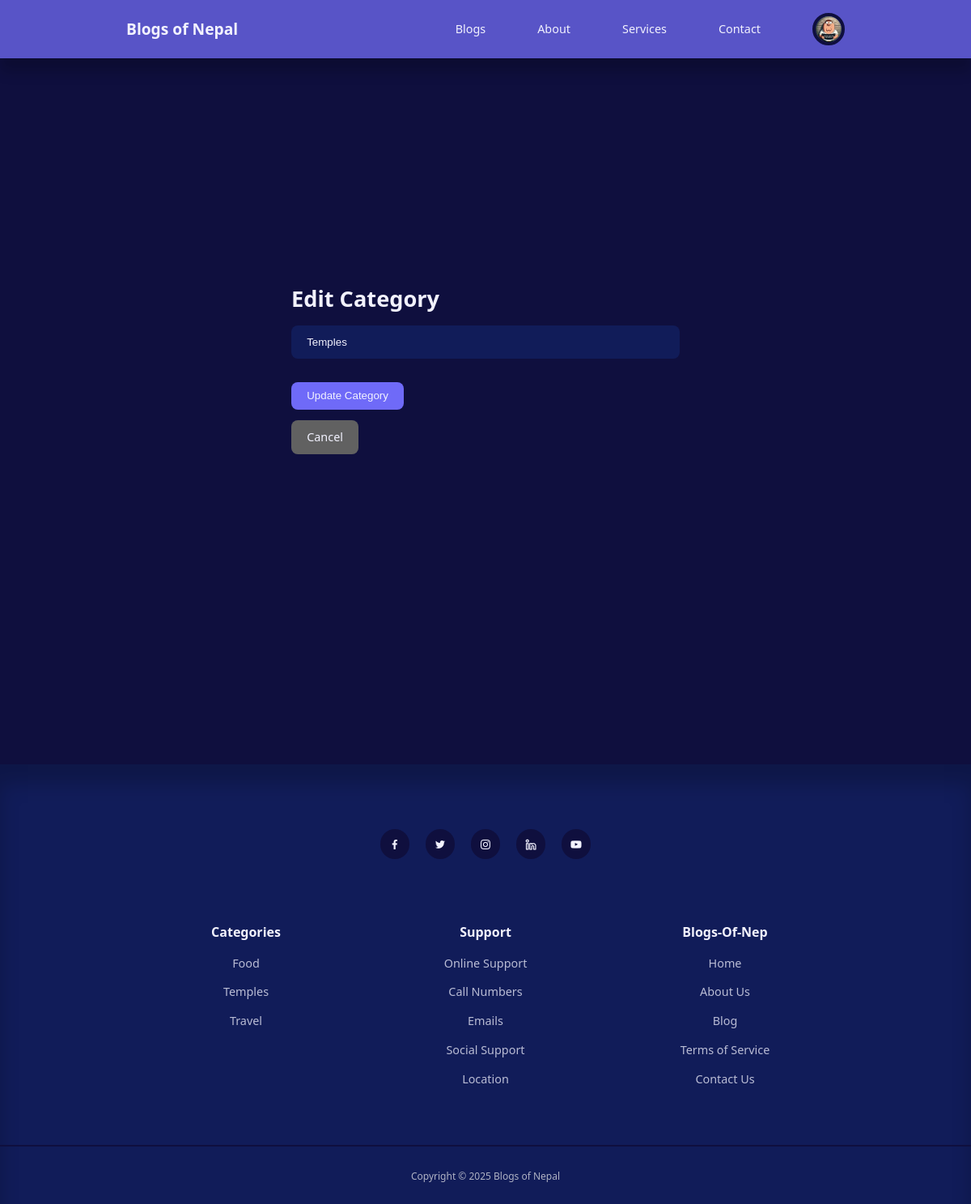
/edit-category.php?id=1 (signed in), run on the app's committed database.
### tables this page shows
CREATE TABLE categories (
    id INT AUTO_INCREMENT PRIMARY KEY,
    name VARCHAR(100) NOT NULL UNIQUE,
    created_at TIMESTAMP DEFAULT CURRENT_TIMESTAMP
);

### includes/functions.php (called while the page is built, shortened)
<?php
function getCategories($conn) {
    $result = $conn->query("SELECT * FROM categories ORDER BY name");
    return $result->fetch_all(MYSQLI_ASSOC);
}
?>

### edit-category.php (the view, shortened to what this page needs)
<?php
require_once 'includes/functions.php';
$category_id = intval($_GET['id']);
$stmt = $conn->prepare("SELECT * FROM categories WHERE id = ?");
$stmt->bind_param("i", $category_id);
$stmt->execute();
$result = $stmt->get_result();
$category = $result->fetch_assoc();
?>
<!DOCTYPE html>
<html lang="en">
<head>
    <link rel="stylesheet" href="./style.css">
    <link rel="stylesheet" href="https://unicons.iconscout.com/release/v4.0.8/css/line.css">
</head>
<body>
    <?php include 'includes/header.php'; ?>
    <section class="form_section">
        <div class="container form_section_container">
            <h2>Edit Category</h2>
            <form action="" method="POST">
                <input type="text" name="name" placeholder="Category Name" required
                       value="<?php echo htmlspecialchars($category['name']); ?>">
                <button type="submit" class="btn">Update Category</button>
                <a href="manage-categories.php" class="btn" style="background: var(--color-gray-700); text-align: center;">Cancel</a>
            </form>
        </div>
    </section>
    <?php include 'includes/footer.php'; ?>
</body>
</html>

### includes/footer.php
<footer>
    <div class="footer_socials">
        <a href="https://facebook.com/" target="_blank"><i class="uil uil-facebook-f"></i></a>
        <a href="https://twitter.com/" target="_blank"><i class="uil uil-twitter"></i></a>
        <a href="https://instagram.com/" target="_blank"><i class="uil uil-instagram"></i></a>
        <a href="https://linkedin.com/" target="_blank"><i class="uil uil-linkedin-alt"></i></a>
        <a href="https://youtube.com/" target="_blank"><i class="uil uil-youtube"></i></a>
    </div>
    <div class="container footer_container">
        <article>
            <h4>Categories</h4>
            <ul>
                <?php
                $categories = getCategories($conn);
                foreach ($categories as $category):
                ?>
                    <li><a href="category.php?id=<?php echo $category['id']; ?>">
                        <?php echo htmlspecialchars($category['name']); ?>
                    </a></li>
                <?php endforeach; ?>
            </ul>
        </article>
        <article>
            <h4>Support</h4>
            <ul>
                <li><a href="contact.php">Online Support</a></li>
                <li><a href="contact.php">Call Numbers</a></li>
                <li><a href="contact.php">Emails</a></li>
                <li><a href="#">Social Support</a></li>
                <li><a href="contact.php">Location</a></li>
            </ul>
        </article>
        <article>
            <h4>Blogs-Of-Nep</h4>
            <ul>
                <li><a href="index.php">Home</a></li>
                <li><a href="about.php">About Us</a></li>
                <li><a href="blog.php">Blog</a></li>
                <li><a href="#">Terms of Service</a></li>
                <li><a href="contact.php">Contact Us</a></li>
            </ul>
        </article>
    </div>
    <div class="footer_copyright">
        <small>Copyright &copy; <?php echo date('Y'); ?> Blogs of Nepal</small>
    </div>
</footer>

### style.css (style rules this page uses)
:root { --color-primary: #6f6af8; --color-primary-light: hsl(242, 91%, 69%, 18%); --color-primary-variant: #5854c7; --color-red: #da0f3f; --color-red-light: hsl(348, 90%, 57%, 18%); --color-green: #2ecc71; --color-green-light: hsl(145, 63%, 49%, 18%); --color-gray-900: #122060cb; --color-gray-700: #616161; --color-gray-300: rgba(242, 242, 242, 0.3); --color-gray-200: rgba(242, 242, 242, 0.7); --color-white: #f2f2fe; --color-bg: #0f0f3e; --transition: all 300ms ease; --container-width-lg: 74%; --container-width-md: 88%; --form-width: 40%; --card-border-radius-1: 0.3rem; --card-border-radius-2: 0.5rem; --card-border-radius-3: 0.8rem; --card-border-radius-4: 2rem; --card-border-radius-5: 5rem; }
* { margin: 0; padding: 0; outline: 0; border: 0; appearance: none; list-style: none; text-decoration: none; box-sizing: border-box; }
body { font-family: 'Segoe UI', Tahoma, Geneva, Verdana, sans-serif; background-color: var(--color-bg); color: var(--color-gray-200); font-size: 0.9rem; line-height: 1.6; overflow-x: hidden; }
.container { width: var(--container-width-lg); max-width: 1800px; margin-inline: auto; }
section { margin-top: 3rem; width: 100vw; }
h1, h2, h3, h4, h5, h6 { color: var(--color-white); line-height: 1.3; }
h2 { font-size: 1.7rem; margin: 1rem 0; }
h4 { font-size: 1rem; }
a { color: var(--color-white); transition: var(--transition); }
.btn { display: inline-block; width: fit-content; padding: 0.6rem 1.2rem; background-color: var(--color-primary); border-radius: var(--card-border-radius-2); cursor: pointer; transition: var(--transition); color: var(--color-white); font-weight: 500; }
.form_section { display: grid; place-items: center; height: 100vh; }
.form_section_container { width: var(--form-width); }
.form_section_container h2 { margin-bottom: 1rem; }
form { display: flex; flex-direction: column; gap: 0.8rem; }
form input, form textarea, form select { width: 100%; padding: 0.8rem 1.2rem; background-color: var(--color-gray-900); border-radius: var(--card-border-radius-2); resize: none; color: var(--color-white); }
form button { width: 100%; margin-top: 1rem; }
footer { background: var(--color-gray-900); padding: 5rem 0 0; box-shadow: inset 0 1.5rem 1.5rem rgba(0,0,0,0.2); margin-top: 6rem; }
.footer_socials { margin-inline: auto; width: fit-content; margin-bottom: 5rem; display: flex; justify-content: space-between; align-items: center; gap: 1.2rem; }
.footer_socials a { background-color: var(--color-bg); border-radius: 50%; width: 2.3rem; height: 2.3rem; display: flex; align-items: center; justify-content: center; }
.footer_container { display: grid; grid-template-columns: repeat(3, 1fr); gap: 4rem; text-align: center; max-width: 1200px; margin: 0 auto; padding: 0 2rem; }
footer h4 { color: var(--color-white); margin-bottom: 0.6rem; }
footer ul li { padding: 0.4rem 0; }
footer ul a { opacity: 0.75; }
.footer_copyright { text-align: center; padding: 1.5rem 0; border-top: 2px solid var(--color-bg); margin-top: 4rem; }

### data on the page
categories: name "Temples"
categories: name "Food"
categories: name "Travel"
